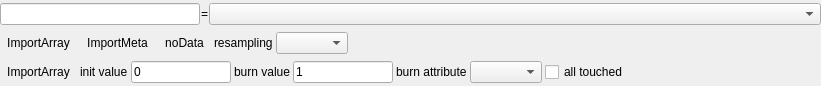
<?xml version="1.0" encoding="UTF-8"?>
<ui version="4.0">
 <class>Form</class>
 <widget class="QWidget" name="Form">
  <property name="geometry">
   <rect>
    <x>0</x>
    <y>0</y>
    <width>821</width>
    <height>86</height>
   </rect>
  </property>
  <property name="windowTitle">
   <string>Form</string>
  </property>
  <layout class="QVBoxLayout" name="verticalLayout">
   <property name="spacing">
    <number>0</number>
   </property>
   <property name="leftMargin">
    <number>0</number>
   </property>
   <property name="topMargin">
    <number>0</number>
   </property>
   <property name="rightMargin">
    <number>0</number>
   </property>
   <property name="bottomMargin">
    <number>0</number>
   </property>
   <item>
    <widget class="QFrame" name="frame">
     <property name="frameShape">
      <enum>QFrame::NoFrame</enum>
     </property>
     <property name="frameShadow">
      <enum>QFrame::Raised</enum>
     </property>
     <layout class="QVBoxLayout" name="verticalLayout_2">
      <property name="spacing">
       <number>1</number>
      </property>
      <property name="leftMargin">
       <number>0</number>
      </property>
      <property name="topMargin">
       <number>0</number>
      </property>
      <property name="rightMargin">
       <number>0</number>
      </property>
      <property name="bottomMargin">
       <number>0</number>
      </property>
      <item>
       <widget class="QWidget" name="x" native="true">
        <layout class="QHBoxLayout" name="horizontalLayout">
         <property name="spacing">
          <number>1</number>
         </property>
         <property name="leftMargin">
          <number>0</number>
         </property>
         <property name="topMargin">
          <number>0</number>
         </property>
         <property name="rightMargin">
          <number>0</number>
         </property>
         <property name="bottomMargin">
          <number>0</number>
         </property>
         <item>
          <widget class="Identifier" name="uiName">
           <property name="minimumSize">
            <size>
             <width>150</width>
             <height>0</height>
            </size>
           </property>
           <property name="maximumSize">
            <size>
             <width>200</width>
             <height>16777215</height>
            </size>
           </property>
           <property name="styleSheet">
            <string notr="true"/>
           </property>
          </widget>
         </item>
         <item>
          <widget class="QLabel" name="label_3">
           <property name="sizePolicy">
            <sizepolicy hsizetype="Fixed" vsizetype="Preferred">
             <horstretch>0</horstretch>
             <verstretch>0</verstretch>
            </sizepolicy>
           </property>
           <property name="text">
            <string>=</string>
           </property>
          </widget>
         </item>
         <item>
          <widget class="QgsMapLayerComboBox" name="uiLayer">
           <property name="editable">
            <bool>false</bool>
           </property>
           <property name="currentText">
            <string/>
           </property>
           <property name="sizeAdjustPolicy">
            <enum>QComboBox::AdjustToContents</enum>
           </property>
           <property name="allowEmptyLayer">
            <bool>true</bool>
           </property>
           <property name="showCrs">
            <bool>false</bool>
           </property>
          </widget>
         </item>
        </layout>
       </widget>
      </item>
      <item>
       <widget class="QWidget" name="uiOptions1" native="true">
        <layout class="QHBoxLayout" name="horizontalLayout_2">
         <property name="spacing">
          <number>3</number>
         </property>
         <property name="leftMargin">
          <number>0</number>
         </property>
         <property name="topMargin">
          <number>0</number>
         </property>
         <property name="rightMargin">
          <number>0</number>
         </property>
         <property name="bottomMargin">
          <number>0</number>
         </property>
         <item>
          <widget class="QToolButton" name="uiImportArray">
           <property name="toolTip">
            <string>add array &lt;identifier&gt; to code editor </string>
           </property>
           <property name="text">
            <string>ImportArray</string>
           </property>
           <property name="icon">
            <iconset resource="../../ressources.qrc">
             <normaloff>:/imageMath/imagemathapp/icons/numpy.png</normaloff>:/imageMath/imagemathapp/icons/numpy.png</iconset>
           </property>
           <property name="autoRaise">
            <bool>true</bool>
           </property>
          </widget>
         </item>
         <item>
          <widget class="QToolButton" name="uiImportMetadata">
           <property name="toolTip">
            <string>add metadata(&lt;identifier&gt;) to code editor</string>
           </property>
           <property name="text">
            <string>ImportMeta</string>
           </property>
           <property name="icon">
            <iconset>
             <normaloff>:/images/themes/default/propertyicons/metadata.svg</normaloff>:/images/themes/default/propertyicons/metadata.svg</iconset>
           </property>
           <property name="autoRaise">
            <bool>true</bool>
           </property>
          </widget>
         </item>
         <item>
          <widget class="QToolButton" name="uiImportNoDataValue">
           <property name="toolTip">
            <string>add noDataValue(&lt;;identifier&gt;) to code editor</string>
           </property>
           <property name="text">
            <string>noData</string>
           </property>
           <property name="autoRaise">
            <bool>true</bool>
           </property>
          </widget>
         </item>
         <item>
          <widget class="QLabel" name="label_2">
           <property name="text">
            <string>resampling</string>
           </property>
          </widget>
         </item>
         <item>
          <widget class="QComboBox" name="uiResampleAlg">
           <property name="toolTip">
            <string>select resampling algorithm</string>
           </property>
           <property name="maxVisibleItems">
            <number>20</number>
           </property>
          </widget>
         </item>
         <item>
          <spacer name="horizontalSpacer_4">
           <property name="orientation">
            <enum>Qt::Horizontal</enum>
           </property>
           <property name="sizeType">
            <enum>QSizePolicy::Expanding</enum>
           </property>
           <property name="sizeHint" stdset="0">
            <size>
             <width>40</width>
             <height>20</height>
            </size>
           </property>
          </spacer>
         </item>
        </layout>
       </widget>
      </item>
      <item>
       <widget class="QWidget" name="uiOptions2" native="true">
        <layout class="QHBoxLayout" name="uiVectorOptions1">
         <property name="spacing">
          <number>3</number>
         </property>
         <property name="leftMargin">
          <number>0</number>
         </property>
         <property name="topMargin">
          <number>0</number>
         </property>
         <property name="rightMargin">
          <number>0</number>
         </property>
         <property name="bottomMargin">
          <number>0</number>
         </property>
         <item>
          <widget class="QToolButton" name="uiImportArray2">
           <property name="toolTip">
            <string>add array &lt;identifier&gt; to code editor </string>
           </property>
           <property name="text">
            <string>ImportArray</string>
           </property>
           <property name="icon">
            <iconset resource="../../ressources.qrc">
             <normaloff>:/imageMath/imagemathapp/icons/numpy.png</normaloff>:/imageMath/imagemathapp/icons/numpy.png</iconset>
           </property>
           <property name="autoRaise">
            <bool>true</bool>
           </property>
          </widget>
         </item>
         <item>
          <widget class="QLabel" name="label_4">
           <property name="text">
            <string>init value</string>
           </property>
          </widget>
         </item>
         <item>
          <widget class="Float" name="uiInitValue">
           <property name="minimumSize">
            <size>
             <width>50</width>
             <height>0</height>
            </size>
           </property>
           <property name="maximumSize">
            <size>
             <width>100</width>
             <height>16777215</height>
            </size>
           </property>
           <property name="text">
            <string>0</string>
           </property>
          </widget>
         </item>
         <item>
          <widget class="QLabel" name="label_5">
           <property name="text">
            <string>burn value</string>
           </property>
          </widget>
         </item>
         <item>
          <widget class="Float" name="uiBurnValue">
           <property name="minimumSize">
            <size>
             <width>50</width>
             <height>0</height>
            </size>
           </property>
           <property name="maximumSize">
            <size>
             <width>100</width>
             <height>16777215</height>
            </size>
           </property>
           <property name="text">
            <string>1</string>
           </property>
          </widget>
         </item>
         <item>
          <widget class="QLabel" name="label_6">
           <property name="text">
            <string>burn attribute</string>
           </property>
          </widget>
         </item>
         <item>
          <widget class="QgsFieldComboBox" name="uiBurnAttribute">
           <property name="allowEmptyFieldName">
            <bool>true</bool>
           </property>
          </widget>
         </item>
         <item>
          <widget class="QCheckBox" name="uiAllTouched">
           <property name="text">
            <string>all touched</string>
           </property>
          </widget>
         </item>
         <item>
          <spacer name="horizontalSpacer_2">
           <property name="orientation">
            <enum>Qt::Horizontal</enum>
           </property>
           <property name="sizeHint" stdset="0">
            <size>
             <width>40</width>
             <height>20</height>
            </size>
           </property>
          </spacer>
         </item>
        </layout>
       </widget>
      </item>
     </layout>
    </widget>
   </item>
  </layout>
  <action name="actionImport">
   <property name="text">
    <string>Import</string>
   </property>
   <property name="toolTip">
    <string>import layer into editor</string>
   </property>
  </action>
 </widget>
 <customwidgets>
  <customwidget>
   <class>QgsFieldComboBox</class>
   <extends>QComboBox</extends>
   <header>qgsfieldcombobox.h</header>
  </customwidget>
  <customwidget>
   <class>QgsMapLayerComboBox</class>
   <extends>QComboBox</extends>
   <header>qgsmaplayercombobox.h</header>
  </customwidget>
  <customwidget>
   <class>Identifier</class>
   <extends>QLineEdit</extends>
   <header>enmapboxapplications.imagemathapp.core</header>
  </customwidget>
  <customwidget>
   <class>Float</class>
   <extends>QLineEdit</extends>
   <header>enmapboxapplications.imagemathapp.core</header>
  </customwidget>
 </customwidgets>
 <resources>
  <include location="../../ressources.qrc"/>
 </resources>
 <connections>
  <connection>
   <sender>uiLayer</sender>
   <signal>layerChanged(QgsMapLayer*)</signal>
   <receiver>uiBurnAttribute</receiver>
   <slot>setLayer(QgsMapLayer*)</slot>
   <hints>
    <hint type="sourcelabel">
     <x>509</x>
     <y>26</y>
    </hint>
    <hint type="destinationlabel">
     <x>436</x>
     <y>75</y>
    </hint>
   </hints>
  </connection>
 </connections>
</ui>
